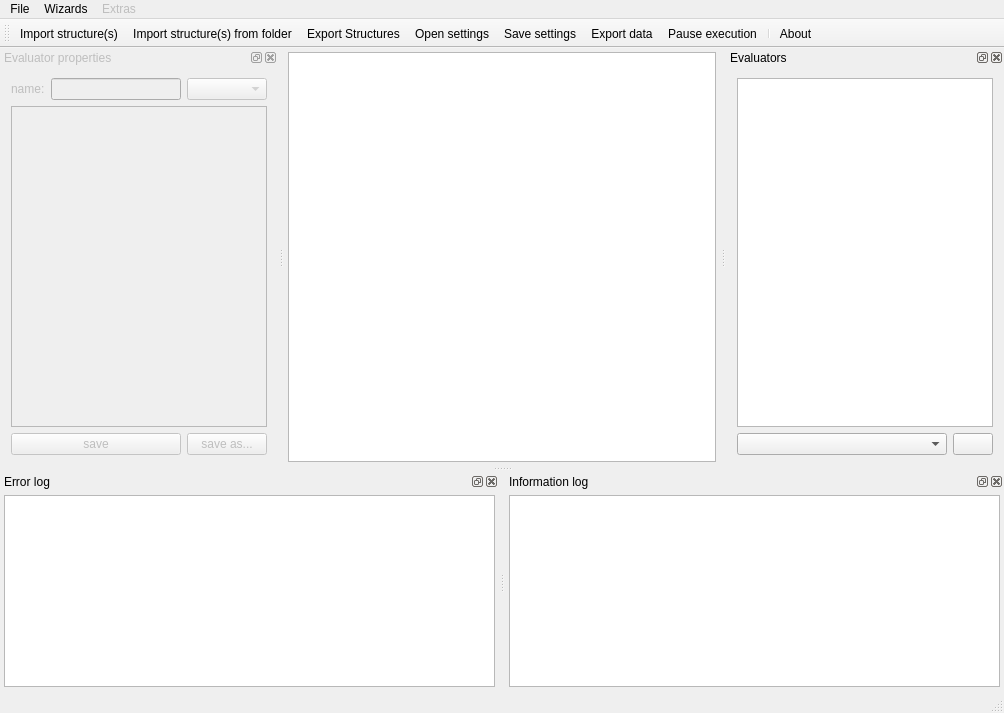
<?xml version="1.0" encoding="UTF-8"?>
<ui version="4.0">
 <class>MainWindow</class>
 <widget class="QMainWindow" name="MainWindow">
  <property name="geometry">
   <rect>
    <x>0</x>
    <y>0</y>
    <width>1004</width>
    <height>713</height>
   </rect>
  </property>
  <property name="windowTitle">
   <string>Olga</string>
  </property>
  <widget class="QWidget" name="centralWidget">
   <property name="sizePolicy">
    <sizepolicy hsizetype="Preferred" vsizetype="Preferred">
     <horstretch>0</horstretch>
     <verstretch>1</verstretch>
    </sizepolicy>
   </property>
   <property name="baseSize">
    <size>
     <width>0</width>
     <height>360</height>
    </size>
   </property>
   <layout class="QHBoxLayout" name="horizontalLayout">
    <property name="spacing">
     <number>1</number>
    </property>
    <property name="leftMargin">
     <number>4</number>
    </property>
    <property name="topMargin">
     <number>4</number>
    </property>
    <property name="rightMargin">
     <number>4</number>
    </property>
    <property name="bottomMargin">
     <number>4</number>
    </property>
    <item>
     <widget class="QTreeView" name="mainTreeView">
      <property name="baseSize">
       <size>
        <width>0</width>
        <height>360</height>
       </size>
      </property>
      <property name="showDropIndicator" stdset="0">
       <bool>false</bool>
      </property>
      <property name="alternatingRowColors">
       <bool>true</bool>
      </property>
      <property name="selectionMode">
       <enum>QAbstractItemView::ExtendedSelection</enum>
      </property>
      <property name="selectionBehavior">
       <enum>QAbstractItemView::SelectItems</enum>
      </property>
      <property name="indentation">
       <number>5</number>
      </property>
      <attribute name="headerStretchLastSection">
       <bool>false</bool>
      </attribute>
     </widget>
    </item>
   </layout>
  </widget>
  <widget class="QToolBar" name="mainToolBar">
   <property name="windowTitle">
    <string>Toolbar</string>
   </property>
   <property name="iconSize">
    <size>
     <width>32</width>
     <height>32</height>
    </size>
   </property>
   <attribute name="toolBarArea">
    <enum>TopToolBarArea</enum>
   </attribute>
   <attribute name="toolBarBreak">
    <bool>false</bool>
   </attribute>
   <addaction name="actionLoadStructures"/>
   <addaction name="actionLoadStructuresFolder"/>
   <addaction name="actionExportStructures"/>
   <addaction name="actionLoadSettings"/>
   <addaction name="actionSaveSettings"/>
   <addaction name="actionExportData"/>
   <addaction name="actionPauseExecution"/>
   <addaction name="separator"/>
   <addaction name="actionAbout"/>
  </widget>
  <widget class="QStatusBar" name="statusBar"/>
  <widget class="QDockWidget" name="logDockWidget">
   <property name="sizePolicy">
    <sizepolicy hsizetype="Preferred" vsizetype="Minimum">
     <horstretch>0</horstretch>
     <verstretch>0</verstretch>
    </sizepolicy>
   </property>
   <property name="baseSize">
    <size>
     <width>0</width>
     <height>80</height>
    </size>
   </property>
   <property name="windowTitle">
    <string>Error log</string>
   </property>
   <attribute name="dockWidgetArea">
    <number>8</number>
   </attribute>
   <widget class="QWidget" name="dockWidgetContents">
    <layout class="QHBoxLayout" name="horizontalLayout_2">
     <property name="spacing">
      <number>5</number>
     </property>
     <property name="leftMargin">
      <number>4</number>
     </property>
     <property name="topMargin">
      <number>4</number>
     </property>
     <property name="rightMargin">
      <number>4</number>
     </property>
     <property name="bottomMargin">
      <number>4</number>
     </property>
     <item>
      <widget class="QTextEdit" name="logTextEdit">
       <property name="baseSize">
        <size>
         <width>0</width>
         <height>80</height>
        </size>
       </property>
       <property name="textInteractionFlags">
        <set>Qt::LinksAccessibleByKeyboard|Qt::LinksAccessibleByMouse|Qt::TextBrowserInteraction|Qt::TextSelectableByKeyboard|Qt::TextSelectableByMouse</set>
       </property>
      </widget>
     </item>
    </layout>
   </widget>
  </widget>
  <widget class="QDockWidget" name="evalPropDockWidget">
   <property name="enabled">
    <bool>false</bool>
   </property>
   <property name="floating">
    <bool>false</bool>
   </property>
   <property name="windowTitle">
    <string>Evaluator properties</string>
   </property>
   <attribute name="dockWidgetArea">
    <number>1</number>
   </attribute>
   <widget class="QWidget" name="dockWidgetContents_2">
    <layout class="QGridLayout" name="gridLayout">
     <item row="0" column="0">
      <widget class="QLabel" name="label">
       <property name="text">
        <string>name:</string>
       </property>
       <property name="buddy">
        <cstring>evalNameLineEdit</cstring>
       </property>
      </widget>
     </item>
     <item row="0" column="1">
      <widget class="QLineEdit" name="evalNameLineEdit"/>
     </item>
     <item row="0" column="2">
      <widget class="QComboBox" name="evalTypePropComboBox">
       <property name="enabled">
        <bool>false</bool>
       </property>
      </widget>
     </item>
     <item row="1" column="0" colspan="3">
      <widget class="QTableView" name="evalPropertiesTableView">
       <attribute name="horizontalHeaderStretchLastSection">
        <bool>true</bool>
       </attribute>
       <attribute name="verticalHeaderVisible">
        <bool>false</bool>
       </attribute>
      </widget>
     </item>
     <item row="2" column="2">
      <widget class="QPushButton" name="saveAsButton">
       <property name="text">
        <string>save as...</string>
       </property>
      </widget>
     </item>
     <item row="2" column="0" colspan="2">
      <widget class="QPushButton" name="saveButton">
       <property name="text">
        <string>save</string>
       </property>
      </widget>
     </item>
    </layout>
   </widget>
  </widget>
  <widget class="QDockWidget" name="evalListDockWidget">
   <property name="windowTitle">
    <string>Evaluators</string>
   </property>
   <attribute name="dockWidgetArea">
    <number>2</number>
   </attribute>
   <widget class="QWidget" name="dockWidgetContents_7">
    <layout class="QGridLayout" name="gridLayout_2">
     <item row="1" column="0">
      <widget class="QComboBox" name="evalTypeAddComboBox">
       <property name="currentText">
        <string comment="Select type of the new evaluator"/>
       </property>
      </widget>
     </item>
     <item row="0" column="0" colspan="2">
      <widget class="QTreeView" name="evaluatorsTreeView">
       <property name="editTriggers">
        <set>QAbstractItemView::DoubleClicked|QAbstractItemView::EditKeyPressed|QAbstractItemView::SelectedClicked</set>
       </property>
       <property name="alternatingRowColors">
        <bool>true</bool>
       </property>
       <property name="rootIsDecorated">
        <bool>true</bool>
       </property>
       <property name="wordWrap">
        <bool>true</bool>
       </property>
       <attribute name="headerDefaultSectionSize">
        <number>175</number>
       </attribute>
      </widget>
     </item>
     <item row="1" column="1">
      <widget class="QPushButton" name="addEvalButton">
       <property name="sizePolicy">
        <sizepolicy hsizetype="Fixed" vsizetype="Fixed">
         <horstretch>0</horstretch>
         <verstretch>0</verstretch>
        </sizepolicy>
       </property>
       <property name="text">
        <string comment="add new evaluator"/>
       </property>
       <property name="icon">
        <iconset resource="icons.qrc">
         <normaloff>:/icons/list-add.svgz</normaloff>:/icons/list-add.svgz</iconset>
       </property>
       <property name="flat">
        <bool>false</bool>
       </property>
      </widget>
     </item>
    </layout>
   </widget>
  </widget>
  <widget class="QMenuBar" name="menuBar">
   <property name="geometry">
    <rect>
     <x>0</x>
     <y>0</y>
     <width>1004</width>
     <height>20</height>
    </rect>
   </property>
   <widget class="QMenu" name="menuFile">
    <property name="title">
     <string>File</string>
    </property>
    <addaction name="actionLoadStructures"/>
    <addaction name="actionLoadSettings"/>
    <addaction name="actionSaveSettings"/>
    <addaction name="actionExportData"/>
   </widget>
   <widget class="QMenu" name="menuWizards">
    <property name="title">
     <string>Wizards</string>
    </property>
    <addaction name="actionAddLpBatch"/>
    <addaction name="actionAddDistanceBatch"/>
    <addaction name="actionAddEfficiencyBatch"/>
    <addaction name="actionGetInformativePairs"/>
   </widget>
   <widget class="QMenu" name="menuExtras">
    <property name="enabled">
     <bool>false</bool>
    </property>
    <property name="title">
     <string>Extras</string>
    </property>
    <addaction name="actionBuffersStats"/>
    <addaction name="actionRemoveNanEffs"/>
    <addaction name="actionLoadResults"/>
   </widget>
   <addaction name="menuFile"/>
   <addaction name="menuWizards"/>
   <addaction name="menuExtras"/>
  </widget>
  <widget class="QDockWidget" name="infologDockWidget">
   <property name="windowTitle">
    <string>Information log</string>
   </property>
   <attribute name="dockWidgetArea">
    <number>8</number>
   </attribute>
   <widget class="QWidget" name="dockWidgetContents_3">
    <layout class="QVBoxLayout" name="verticalLayout">
     <property name="leftMargin">
      <number>4</number>
     </property>
     <property name="topMargin">
      <number>4</number>
     </property>
     <property name="rightMargin">
      <number>4</number>
     </property>
     <property name="bottomMargin">
      <number>4</number>
     </property>
     <item>
      <widget class="QTextEdit" name="infoTextEdit">
       <property name="readOnly">
        <bool>true</bool>
       </property>
      </widget>
     </item>
    </layout>
   </widget>
  </widget>
  <action name="actionLoadStructures">
   <property name="icon">
    <iconset resource="icons.qrc">
     <normaloff>:/icons/molecule_add.svgz</normaloff>:/icons/molecule_add.svgz</iconset>
   </property>
   <property name="text">
    <string>&amp;Import structure(s)</string>
   </property>
   <property name="shortcut">
    <string>Ctrl+I</string>
   </property>
  </action>
  <action name="actionSaveSettings">
   <property name="icon">
    <iconset resource="icons.qrc">
     <normaloff>:/icons/document-save.svgz</normaloff>:/icons/document-save.svgz</iconset>
   </property>
   <property name="text">
    <string>&amp;Save settings</string>
   </property>
   <property name="toolTip">
    <string>Save labelling positions, distances or body descriptions</string>
   </property>
   <property name="shortcut">
    <string>Ctrl+S</string>
   </property>
  </action>
  <action name="actionLoadSettings">
   <property name="icon">
    <iconset resource="icons.qrc">
     <normaloff>:/icons/document-open.svgz</normaloff>:/icons/document-open.svgz</iconset>
   </property>
   <property name="text">
    <string>&amp;Open settings</string>
   </property>
   <property name="toolTip">
    <string>Load labelling positions, distances, body descriptions or other evaluators</string>
   </property>
   <property name="shortcut">
    <string>Ctrl+O</string>
   </property>
  </action>
  <action name="actionUniformSampling">
   <property name="icon">
    <iconset resource="icons.qrc">
     <normaloff>:/icons/quickopen.svgz</normaloff>:/icons/quickopen.svgz</iconset>
   </property>
   <property name="text">
    <string>Uniform Sampling</string>
   </property>
   <property name="toolTip">
    <string>Generate structures by uniform sampling</string>
   </property>
  </action>
  <action name="actionMetropolisSampling">
   <property name="icon">
    <iconset resource="icons.qrc">
     <normaloff>:/icons/roll.svgz</normaloff>:/icons/roll.svgz</iconset>
   </property>
   <property name="text">
    <string>Metropolis Sampling</string>
   </property>
   <property name="toolTip">
    <string>Generate structures by metropolis sampling</string>
   </property>
  </action>
  <action name="actionExportData">
   <property name="icon">
    <iconset resource="icons.qrc">
     <normaloff>:/icons/application-x-gnumeric.svgz</normaloff>:/icons/application-x-gnumeric.svgz</iconset>
   </property>
   <property name="text">
    <string>&amp;Export data</string>
   </property>
   <property name="toolTip">
    <string>Export calculated values</string>
   </property>
  </action>
  <action name="actionExportStructures">
   <property name="icon">
    <iconset resource="icons.qrc">
     <normaloff>:/icons/svn-commit.svgz</normaloff>:/icons/svn-commit.svgz</iconset>
   </property>
   <property name="text">
    <string>Export Structures</string>
   </property>
  </action>
  <action name="actionExportCylinders">
   <property name="icon">
    <iconset resource="icons.qrc">
     <normaloff>:/icons/cylinders.png</normaloff>:/icons/cylinders.png</iconset>
   </property>
   <property name="text">
    <string>Export cylinders</string>
   </property>
   <property name="toolTip">
    <string>Export cylinders domain representation for pymol</string>
   </property>
  </action>
  <action name="actionAbout">
   <property name="icon">
    <iconset resource="icons.qrc">
     <normaloff>:/icons/help-about.svgz</normaloff>:/icons/help-about.svgz</iconset>
   </property>
   <property name="text">
    <string>About</string>
   </property>
  </action>
  <action name="actionLoadStructuresFolder">
   <property name="icon">
    <iconset resource="icons.qrc">
     <normaloff>:/icons/molecule_add_fldr.svgz</normaloff>:/icons/molecule_add_fldr.svgz</iconset>
   </property>
   <property name="text">
    <string>Import structure(s) from folder</string>
   </property>
   <property name="toolTip">
    <string>Import all structure(s) from a selected folder</string>
   </property>
  </action>
  <action name="actionAddLpBatch">
   <property name="icon">
    <iconset resource="icons.qrc">
     <normaloff>:/icons/quickopen.svgz</normaloff>:/icons/quickopen.svgz</iconset>
   </property>
   <property name="text">
    <string>Add multiple labeling positions</string>
   </property>
  </action>
  <action name="actionAddDistanceBatch">
   <property name="icon">
    <iconset resource="icons.qrc">
     <normaloff>:/icons/quickopen.svgz</normaloff>:/icons/quickopen.svgz</iconset>
   </property>
   <property name="text">
    <string>Add multiple distances</string>
   </property>
   <property name="toolTip">
    <string>Add multiple distances</string>
   </property>
  </action>
  <action name="actionGetInformativePairs">
   <property name="icon">
    <iconset resource="icons.qrc">
     <normaloff>:/icons/quickopen.svgz</normaloff>:/icons/quickopen.svgz</iconset>
   </property>
   <property name="text">
    <string>Determine informative labeling pairs</string>
   </property>
   <property name="toolTip">
    <string>Determine informative labeling pairs</string>
   </property>
  </action>
  <action name="actionAddEfficiencyBatch">
   <property name="icon">
    <iconset resource="icons.qrc">
     <normaloff>:/icons/quickopen.svgz</normaloff>:/icons/quickopen.svgz</iconset>
   </property>
   <property name="text">
    <string>Add multiple FRET efficiencies</string>
   </property>
   <property name="toolTip">
    <string>Add multiple FRET efficiencies</string>
   </property>
  </action>
  <action name="actionPauseExecution">
   <property name="checkable">
    <bool>true</bool>
   </property>
   <property name="icon">
    <iconset resource="icons.qrc">
     <normaloff>:/icons/pause.svg</normaloff>:/icons/pause.svg</iconset>
   </property>
   <property name="text">
    <string>Pause execution</string>
   </property>
  </action>
  <action name="actionBuffersStats">
   <property name="icon">
    <iconset resource="icons.qrc">
     <normaloff>:/icons/help-about.svgz</normaloff>:/icons/help-about.svgz</iconset>
   </property>
   <property name="text">
    <string>Buffers stats</string>
   </property>
  </action>
  <action name="actionRemoveNanEffs">
   <property name="icon">
    <iconset resource="icons.qrc">
     <normaloff>:/icons/application-exit.svgz</normaloff>:/icons/application-exit.svgz</iconset>
   </property>
   <property name="text">
    <string>Remove NaN efficiencies</string>
   </property>
   <property name="toolTip">
    <string>&lt;html&gt;&lt;head/&gt;&lt;body&gt;&lt;p&gt;Remove efficiencies that result in Not-a-Number for the first structure.&lt;/p&gt;&lt;/body&gt;&lt;/html&gt;</string>
   </property>
  </action>
  <action name="actionLoadResults">
   <property name="icon">
    <iconset resource="icons.qrc">
     <normaloff>:/icons/document-import.svgz</normaloff>:/icons/document-import.svgz</iconset>
   </property>
   <property name="text">
    <string>load results</string>
   </property>
  </action>
 </widget>
 <layoutdefault spacing="6" margin="11"/>
 <tabstops>
  <tabstop>mainTreeView</tabstop>
  <tabstop>evaluatorsTreeView</tabstop>
  <tabstop>evalTypeAddComboBox</tabstop>
  <tabstop>addEvalButton</tabstop>
  <tabstop>evalNameLineEdit</tabstop>
  <tabstop>evalTypePropComboBox</tabstop>
  <tabstop>evalPropertiesTableView</tabstop>
  <tabstop>saveButton</tabstop>
  <tabstop>saveAsButton</tabstop>
  <tabstop>logTextEdit</tabstop>
 </tabstops>
 <resources>
  <include location="icons.qrc"/>
 </resources>
 <connections>
  <connection>
   <sender>actionLoadStructures</sender>
   <signal>triggered()</signal>
   <receiver>MainWindow</receiver>
   <slot>loadStructures()</slot>
   <hints>
    <hint type="sourcelabel">
     <x>-1</x>
     <y>-1</y>
    </hint>
    <hint type="destinationlabel">
     <x>301</x>
     <y>265</y>
    </hint>
   </hints>
  </connection>
  <connection>
   <sender>actionLoadSettings</sender>
   <signal>triggered()</signal>
   <receiver>MainWindow</receiver>
   <slot>loadEvaluators()</slot>
   <hints>
    <hint type="sourcelabel">
     <x>-1</x>
     <y>-1</y>
    </hint>
    <hint type="destinationlabel">
     <x>301</x>
     <y>265</y>
    </hint>
   </hints>
  </connection>
  <connection>
   <sender>actionSaveSettings</sender>
   <signal>triggered()</signal>
   <receiver>MainWindow</receiver>
   <slot>saveJson()</slot>
   <hints>
    <hint type="sourcelabel">
     <x>-1</x>
     <y>-1</y>
    </hint>
    <hint type="destinationlabel">
     <x>301</x>
     <y>265</y>
    </hint>
   </hints>
  </connection>
  <connection>
   <sender>actionMetropolisSampling</sender>
   <signal>triggered()</signal>
   <receiver>MainWindow</receiver>
   <slot>metropolisSampling()</slot>
   <hints>
    <hint type="sourcelabel">
     <x>-1</x>
     <y>-1</y>
    </hint>
    <hint type="destinationlabel">
     <x>301</x>
     <y>265</y>
    </hint>
   </hints>
  </connection>
  <connection>
   <sender>actionExportData</sender>
   <signal>triggered()</signal>
   <receiver>MainWindow</receiver>
   <slot>exportData()</slot>
   <hints>
    <hint type="sourcelabel">
     <x>-1</x>
     <y>-1</y>
    </hint>
    <hint type="destinationlabel">
     <x>301</x>
     <y>265</y>
    </hint>
   </hints>
  </connection>
  <connection>
   <sender>actionExportStructures</sender>
   <signal>triggered()</signal>
   <receiver>MainWindow</receiver>
   <slot>exportStructures()</slot>
   <hints>
    <hint type="sourcelabel">
     <x>-1</x>
     <y>-1</y>
    </hint>
    <hint type="destinationlabel">
     <x>372</x>
     <y>290</y>
    </hint>
   </hints>
  </connection>
  <connection>
   <sender>actionExportCylinders</sender>
   <signal>triggered()</signal>
   <receiver>MainWindow</receiver>
   <slot>exportCylinders()</slot>
   <hints>
    <hint type="sourcelabel">
     <x>-1</x>
     <y>-1</y>
    </hint>
    <hint type="destinationlabel">
     <x>372</x>
     <y>290</y>
    </hint>
   </hints>
  </connection>
  <connection>
   <sender>actionAbout</sender>
   <signal>triggered()</signal>
   <receiver>MainWindow</receiver>
   <slot>showAbout()</slot>
   <hints>
    <hint type="sourcelabel">
     <x>-1</x>
     <y>-1</y>
    </hint>
    <hint type="destinationlabel">
     <x>372</x>
     <y>290</y>
    </hint>
   </hints>
  </connection>
  <connection>
   <sender>addEvalButton</sender>
   <signal>pressed()</signal>
   <receiver>MainWindow</receiver>
   <slot>addEvaluator()</slot>
   <hints>
    <hint type="sourcelabel">
     <x>982</x>
     <y>457</y>
    </hint>
    <hint type="destinationlabel">
     <x>964</x>
     <y>473</y>
    </hint>
   </hints>
  </connection>
  <connection>
   <sender>actionLoadStructuresFolder</sender>
   <signal>triggered()</signal>
   <receiver>MainWindow</receiver>
   <slot>loadStructuresFolder()</slot>
   <hints>
    <hint type="sourcelabel">
     <x>-1</x>
     <y>-1</y>
    </hint>
    <hint type="destinationlabel">
     <x>501</x>
     <y>356</y>
    </hint>
   </hints>
  </connection>
  <connection>
   <sender>actionAddLpBatch</sender>
   <signal>triggered()</signal>
   <receiver>MainWindow</receiver>
   <slot>addLpBatch()</slot>
   <hints>
    <hint type="sourcelabel">
     <x>-1</x>
     <y>-1</y>
    </hint>
    <hint type="destinationlabel">
     <x>501</x>
     <y>356</y>
    </hint>
   </hints>
  </connection>
  <connection>
   <sender>actionAddDistanceBatch</sender>
   <signal>triggered()</signal>
   <receiver>MainWindow</receiver>
   <slot>addDistanceBatch()</slot>
   <hints>
    <hint type="sourcelabel">
     <x>-1</x>
     <y>-1</y>
    </hint>
    <hint type="destinationlabel">
     <x>501</x>
     <y>356</y>
    </hint>
   </hints>
  </connection>
  <connection>
   <sender>actionGetInformativePairs</sender>
   <signal>triggered()</signal>
   <receiver>MainWindow</receiver>
   <slot>getInfromativePairs()</slot>
   <hints>
    <hint type="sourcelabel">
     <x>-1</x>
     <y>-1</y>
    </hint>
    <hint type="destinationlabel">
     <x>501</x>
     <y>356</y>
    </hint>
   </hints>
  </connection>
  <connection>
   <sender>actionAddEfficiencyBatch</sender>
   <signal>triggered()</signal>
   <receiver>MainWindow</receiver>
   <slot>addEfficiencyBatch()</slot>
   <hints>
    <hint type="sourcelabel">
     <x>-1</x>
     <y>-1</y>
    </hint>
    <hint type="destinationlabel">
     <x>501</x>
     <y>356</y>
    </hint>
   </hints>
  </connection>
  <connection>
   <sender>actionPauseExecution</sender>
   <signal>toggled(bool)</signal>
   <receiver>MainWindow</receiver>
   <slot>setPaused(bool)</slot>
   <hints>
    <hint type="sourcelabel">
     <x>-1</x>
     <y>-1</y>
    </hint>
    <hint type="destinationlabel">
     <x>501</x>
     <y>356</y>
    </hint>
   </hints>
  </connection>
  <connection>
   <sender>actionBuffersStats</sender>
   <signal>triggered()</signal>
   <receiver>MainWindow</receiver>
   <slot>showBuffersStats()</slot>
   <hints>
    <hint type="sourcelabel">
     <x>-1</x>
     <y>-1</y>
    </hint>
    <hint type="destinationlabel">
     <x>501</x>
     <y>356</y>
    </hint>
   </hints>
  </connection>
  <connection>
   <sender>actionRemoveNanEffs</sender>
   <signal>triggered()</signal>
   <receiver>MainWindow</receiver>
   <slot>removeNanEffs()</slot>
   <hints>
    <hint type="sourcelabel">
     <x>-1</x>
     <y>-1</y>
    </hint>
    <hint type="destinationlabel">
     <x>501</x>
     <y>356</y>
    </hint>
   </hints>
  </connection>
  <connection>
   <sender>actionLoadResults</sender>
   <signal>triggered()</signal>
   <receiver>MainWindow</receiver>
   <slot>loadResults()</slot>
   <hints>
    <hint type="sourcelabel">
     <x>-1</x>
     <y>-1</y>
    </hint>
    <hint type="destinationlabel">
     <x>501</x>
     <y>356</y>
    </hint>
   </hints>
  </connection>
 </connections>
 <slots>
  <slot>loadEvaluators()</slot>
  <slot>saveJson()</slot>
  <slot>metropolisSampling()</slot>
  <slot>exportData()</slot>
  <slot>exportStructures()</slot>
  <slot>exportCylinders()</slot>
  <slot>showAbout()</slot>
  <slot>addEvaluator()</slot>
  <slot>loadStructuresFolder()</slot>
  <slot>addLpBatch()</slot>
  <slot>addDistanceBatch()</slot>
  <slot>getInfromativePairs()</slot>
  <slot>addEfficiencyBatch()</slot>
  <slot>setPaused(bool)</slot>
  <slot>showBuffersStats()</slot>
  <slot>removeNanEffs()</slot>
  <slot>loadResults()</slot>
 </slots>
</ui>
